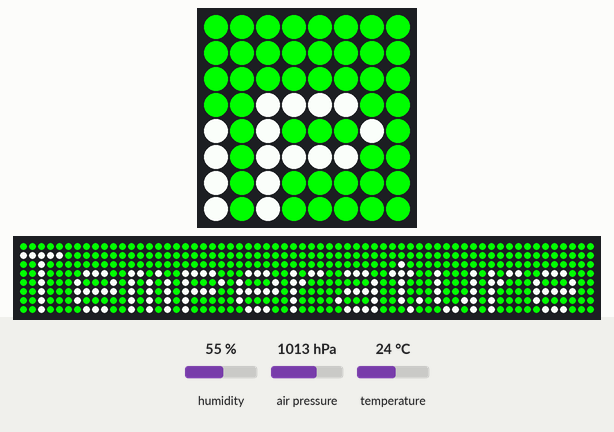
This program was run on a simulated Raspberry Pi (BCM pin numbers) with a Sense HAT. Shown: the Sense HAT's 8×8 RGB LED matrix, a strip that is not on the board, showing the scrolling text unrolled. The test bench sets the inputs (shaded band); at power-on: temperature 24 °C, humidity 55 %, air pressure 1013 hPa. The 64×8 strip is a reading aid, not a part: it shows the text the matrix is scrolling, unrolled, one strip-width of it at a time.

Above: at 1.25 s.
1.3 s: temperature set to 20.4 °C
At 14.18 s:
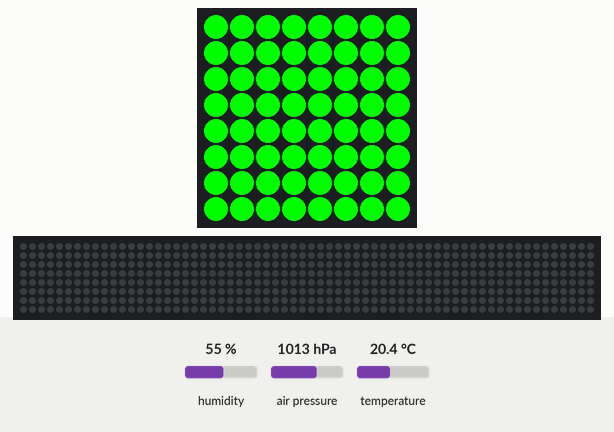
15.3 s: temperature set to 19.2 °C
At 28.33 s:
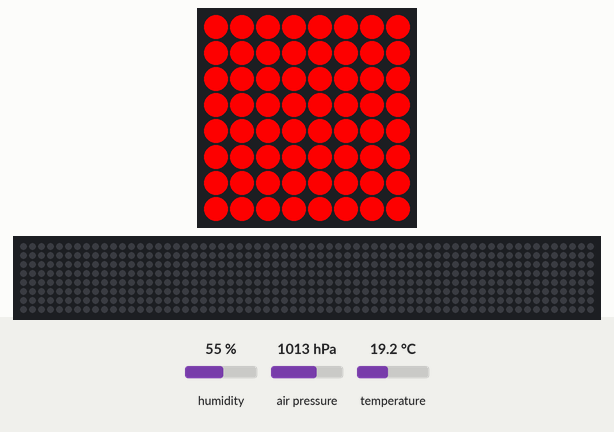
29.3 s: temperature set to 41 °C
At 42.48 s:
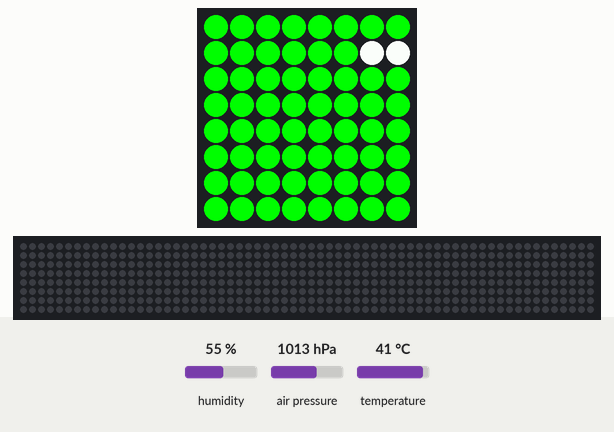

Measured:
- the behaviour switches between 20 and 19.9 °C on temperature (found by bisection; images 1 and 2)

The program:

druckTemperaturFeuchtigkeit_HintergrundFarbe.py
```python
from sense_hat import SenseHat
sense = SenseHat()

while True:
        t = sense.get_temperature()
        p = sense.get_pressure()
        h = sense.get_humidity()

        t = round(t, 1)
        p = round(p, 1)
        h = round(h, 1)

        if t < 20 and t < 26.7:
            hintergrundFarbe = [255,0,0]
        else:
            hintergrundFarbe = [0,255,0]

        msg = "Temperature = %s, Pressure=%s, Humidity=%s" % (t, p, h)
        sense.show_message(msg, scroll_speed=0.05, back_colour=hintergrundFarbe)
```
